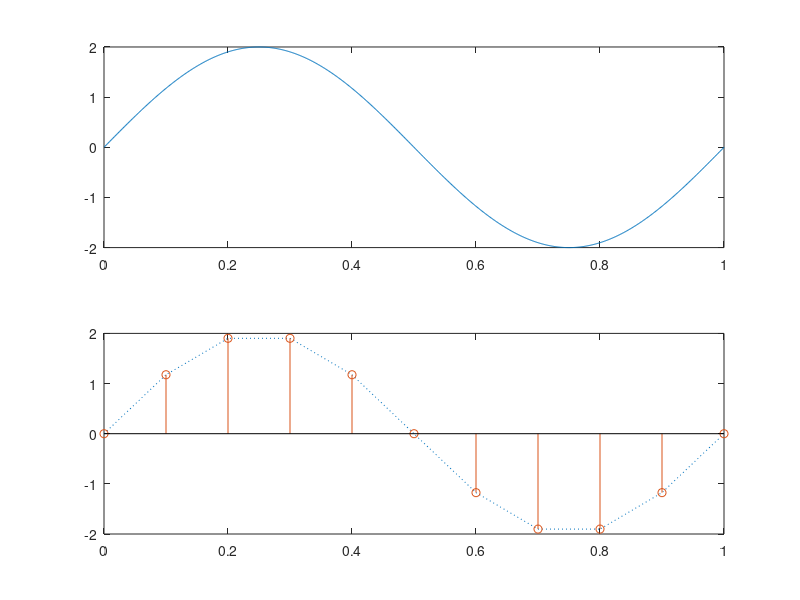

MATLAB code for this plot: (Note: this script raises an error after producing the figure.)
clc; clear; close all;

%% Sampling theorem
f_max = 1;
t_max = 0:0.001:1;
y_max = 2 * sin(2 * pi * f_max * t_max);

f_sample = 10; % greater f_sample, smoother recovery
t_sample = 0:1 / f_sample:1;
y_sample = 2 * sin(2 * pi * f_max * t_sample);

subplot(2, 1, 1);
plot(t_max, y_max);
subplot(2, 1, 2);
plot(t_sample, y_sample, ':');
hold on;
stem(t_sample, y_sample);

%% Unit step as a function
x = -5:0.01:5;
y = unit_step(x - 1) - unit_step(x - 3);
plot(x, y);

function u = unit_step(x)
    u = x >= 0;
end

%% Integration
syms x;
disp(int(cos(x), x));
% function ^     ^ integrand `dx`

%% FIR filter
fp = [50, 80]; % passband frequency (Hz)
fs = [10, 120]; % stopband frequency (Hz)
sampling = 1000; % sampling frequency (Hz) | = 1 if already sampled
rs = 0.01; % stopband ripple

% If band filter is used, MATLAB will automatically create 1x2 matrix
wp = 2 * pi * fp / sampling;
ws = 2 * pi * fs / sampling;

% Type of window
As = -20 * log(rs); % stopband attenuation
t_width = abs(wp(1) - ws(1)); % transition width

if As <= 21
    disp('Rectangular window');
    N = ceil(4 * pi / t_width);

    if rem(N, 2) == 0
        N = N + 1;
    end

    wn = @(n)(1);

elseif As > 21 && As < 44
    disp('Hanning window');
    N = ceil(8 * pi / t_width);

    if rem(N, 2) == 0
        N = N + 1;
    end

    wn = @(n)(0.5 * (1 - cos(2 * pi * n / (N - 1))));

else
    disp('Hamming window');
    N = ceil(8 * pi / t_width);

    if rem(N, 2) == 0
        N = N + 1;
    end

    wn = @(n)(0.54 - 0.46 * cos(2 * pi * n / (N - 1)));

end

tao = (N - 1) / 2;

% Basic filter
hd = @(w, n)(1 / (2 * pi)) * exp(-w * tao * 1i) * exp(w * n * 1i);
hn = zeros(1, N);
syms w n z;

if length(fs) == 1 % Pass filters
    cutoff = (wp + ws) / 2; %wc

    if wp > ws
        disp('Highpass filter');

        for n = 0:N - 1
            hnd = double(int(hd(w, n), 'w', -pi, -cutoff) + int(hd(w, n), 'w', cutoff, pi));
            hn(n + 1) = hnd * wn(n);
        end

    else
        disp('Lowpass filter');
        syms w n z;

        for n = 0:N - 1
            hnd = double(int(hd(w, n), 'w', -cutoff, cutoff));
            hn(n + 1) = hnd * wn(n);
        end

    end

else % Band filters
    cutoff1 = (wp(1) + ws(1)) / 2;
    cutoff2 = (wp(2) + ws(2)) / 2;

    if wp(1) > ws(1)
        disp('Bandpass filter');

        for n = 0:N - 1
            hnd = double(int(hd(w, n), 'w', -cutoff2, -cutoff1) + int(hd(w, n), 'w', cutoff1, cutoff2));
            hn(n + 1) = hnd * wn(n);
        end

    else
        disp('Bandstop filter');

        for n = 0:N - 1
            hnd = double(int(hd(w, n), 'w', -pi, -cutoff2) + int(hd(w, n), 'w', -cutoff1, cutoff1) + int(hd(w, n), 'w', cutoff2, pi));
            hn(n + 1) = hnd * wn(n);
        end

    end

end

% Plot
m = 0:N - 1;
stem(m, real(hn));

%% Butterworth filter
wp = input('Enter the value of passband frequency in rad/sec : ')
ws = input('Enter the value of stopband frequency in rad/sec : ')
rp = input('Enter the value of passband ripple : ')
rs = input('Enter the value of stoband ripple : ')

[n, wn] = buttord(wp, ws, rp, rs, 's')

if length(wp) == 1

    if wp < ws
        disp('Lowpass filter')
        [b, a] = butter(n, wn, 'Low', 's')
        w = 0:1:(2 * max(wp, ws));
    else
        disp('Highpass filter')
        [b, a] = butter(n, wn, 'High', 's')
        w = 0:1:(2 * max(wp, ws));
    end

else

    if wp(1) > ws(1)
        disp('Bandpass filter')
        [b, a] = butter(n, wn, 'Pass', 's')
        w = 0:1:(2 * max(wp(1), ws(1)));
    else
        disp('Bandstop fiter')
        [b, a] = butter(n, wn, 'Stop', 's')
        w = 0:1:(2 * max(wp(1), ws(1)));
    end

end

h = freqs(b, a, w)
mag = 20 * log(abs(h))
plot(w, mag)
[z p k] = buttap(n)

%% Chebyshev filter
wp = input('Enter the value of passband frequency in rad/sec : ')
ws = input('Enter the value of stopband frequency in rad/sec : ')
rp = input('Enter the value of passband ripple : ')
rs = input('Enter the value of stoband ripple : ')
[n, wn] = cheb1ord(wp, ws, rp, rs, 's')

if length(wp) == 1

    if wp < ws
        disp('Low pass')
        [b, a] = cheb1(n, wn, 'Low', 's')
        w = 0:1:(2 * max(wp, ws));
    else
        disp('High pass')
        [b, a] = cheb1(n, wn, 'High', 's')
        w = 0:1:(2 * max(wp, ws));
    end

else

    if wp(1) > ws(1)
        disp('Bandpass filter')
        [b, a] = cheb1(n, wn, 'Pass', 's')
        w = 0:1:(2 * max(wp(1), ws(1)));
    else
        disp('Bandstop filter')
        [b, a] = cheb1(n, wn, 'Stop', 's')
        w = 0:1:(2 * max(wp(1), ws(1)));
    end

end

h = freqs(b, a, w)
mag = 20 * log(abs(h))
plot(w, mag)
[z p k] = cheb1ap(n)
